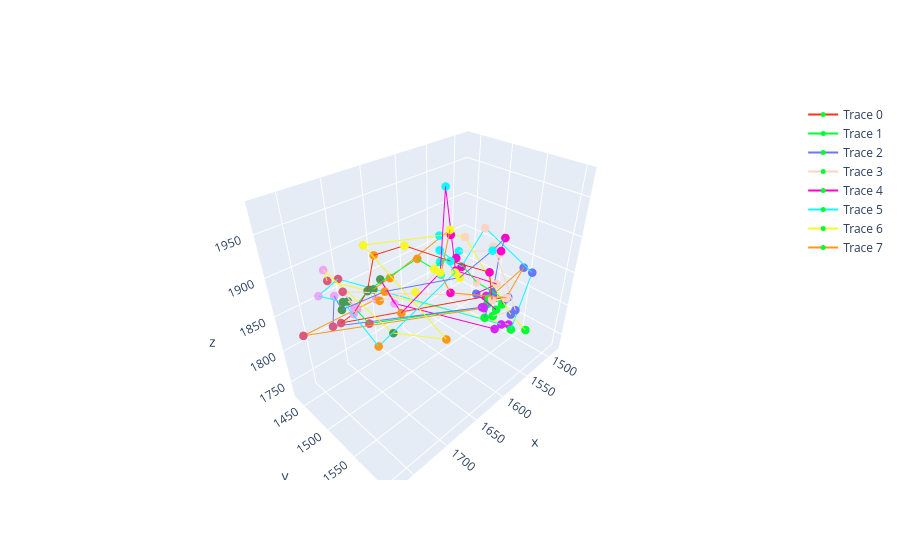

Here is the notebook cell this chart was saved with:
### Markdown cell above
We can visualize these individually as before. To visualize pairs in the identified grouping, we can look up the index in the pairs analysis and plot these using the paired plotting function as well. Note that for lookups in the pairs dataframe the lower index is always idx1, the higher idx2.

### Code cell
aligned_all_gpa=tr.run_gpa_all_clusters(traces_long, cluster_df, 3)
tr.plot_multi_points(aligned_all_gpa)

### Figure 1 — Plotly figure (JSON) as saved in the notebook; plotly's stock layout.template omitted (floating-point values rounded to 4 significant figures)
{"data": [{"line": {"color": "#FD3216", "width": 2}, "marker": {"color": ["#00FE35", "#6A76FC", "#FED4C4", "#FE00CE", "#0DF9FF", "#F6F926", "#FF9616", "#479B55", "#EEA6FB", "#DC587D", "#D626FF"], "size": 5}, "mode": "markers+lines", "name": "Trace 0", "opacity": 1, "type": "scatter3d", "x": [1522.0, 1553.0, 1591.0, 1599.0, 1639.0, 1681.0, 1706.0, 1707.0, 1718.0, 1715.0, 1542.0], "y": [1542.0, 1571.0, 1575.0, 1574.0, 1554.0, 1532.0, 1515.0, 1500.0, 1485.0, 1453.0, 1540.0], "z": [1790.0, 1833.0, 1850.0, 1891.0, 1913.0, 1940.0, 1932.0, 1883.0, 1851.0, 1818.0, 1814.0]}, {"line": {"color": "#00FE35", "width": 2}, "marker": {"color": ["#00FE35", "#6A76FC", "#FED4C4", "#FE00CE", "#0DF9FF", "#F6F926", "#FF9616", "#479B55", "#EEA6FB", "#DC587D", "#D626FF"], "size": 5}, "mode": "markers+lines", "name": "Trace 1", "opacity": 1, "type": "scatter3d", "x": [1539.0, 1563.0, 1610.0, 1629.0, 1643.0, 1669.0, 1665.0, 1693.0, 1716.0, 1698.0, 1550.0], "y": [1530.0, 1573.0, 1566.0, 1553.0, 1542.0, 1560.0, 1532.0, 1483.0, 1485.0, 1484.0, 1533.0], "z": [1793.0, 1835.0, 1880.0, 1913.0, 1909.0, 1920.0, 1918.0, 1869.0, 1858.0, 1825.0, 1795.0]}, {"line": {"color": "#6A76FC", "width": 2}, "marker": {"color": ["#00FE35", "#6A76FC", "#FED4C4", "#FE00CE", "#0DF9FF", "#F6F926", "#FF9616", "#479B55", "#EEA6FB", "#DC587D", "#D626FF"], "size": 5}, "mode": "markers+lines", "name": "Trace 2", "opacity": 1, "type": "scatter3d", "x": [1564.0, 1557.0, 1560.0, 1585.0, 1623.0, 1653.0, 1694.0, 1726.0, 1722.0, 1721.0, 1567.0], "y": [1546.0, 1551.0, 1558.0, 1580.0, 1594.0, 1580.0, 1513.0, 1475.0, 1457.0, 1443.0, 1543.0], "z": [1793.0, 1832.0, 1891.0, 1929.0, 1936.0, 1912.0, 1883.0, 1855.0, 1863.0, 1810.0, 1810.0]}, {"line": {"color": "#FED4C4", "width": 2}, "marker": {"color": ["#00FE35", "#6A76FC", "#FED4C4", "#FE00CE", "#0DF9FF", "#F6F926", "#FF9616", "#479B55", "#EEA6FB", "#DC587D", "#D626FF"], "size": 5}, "mode": "markers+lines", "name": "Trace 3", "opacity": 1, "type": "scatter3d", "x": [1550.0, 1565.0, 1574.0, 1601.0, 1624.0, 1673.0, 1688.0, 1709.0, 1709.0, 1735.0, 1545.0], "y": [1549.0, 1591.0, 1558.0, 1588.0, 1552.0, 1537.0, 1495.0, 1463.0, 1480.0, 1498.0, 1531.0], "z": [1789.0, 1830.0, 1906.0, 1924.0, 1918.0, 1883.0, 1858.0, 1851.0, 1850.0, 1895.0, 1810.0]}, {"line": {"color": "#FE00CE", "width": 2}, "marker": {"color": ["#00FE35", "#6A76FC", "#FED4C4", "#FE00CE", "#0DF9FF", "#F6F926", "#FF9616", "#479B55", "#EEA6FB", "#D626FF"], "size": 5}, "mode": "markers+lines", "name": "Trace 4", "opacity": 1, "type": "scatter3d", "x": [1527.0, 1595.0, 1581.0, 1627.0, 1613.0, 1694.0, 1717.0, 1678.0, 1659.0, 1550.0], "y": [1536.0, 1555.0, 1572.0, 1551.0, 1521.0, 1593.0, 1565.0, 1486.0, 1484.0, 1553.0], "z": [1780.0, 1850.0, 1866.0, 1895.0, 1977.0, 1942.0, 1896.0, 1877.0, 1833.0, 1770.0]}, {"line": {"color": "#0DF9FF", "width": 2}, "marker": {"color": ["#00FE35", "#6A76FC", "#FED4C4", "#FE00CE", "#0DF9FF", "#F6F926", "#FF9616", "#479B55", "#EEA6FB", "#DC587D", "#D626FF"], "size": 5}, "mode": "markers+lines", "name": "Trace 5", "opacity": 1, "type": "scatter3d", "x": [1537.0, 1522.0, 1573.0, 1602.0, 1650.0, 1643.0, 1731.0, 1741.0, 1741.0, 1701.0, 1531.0], "y": [1570.0, 1580.0, 1544.0, 1537.0, 1549.0, 1565.0, 1545.0, 1506.0, 1459.0, 1436.0, 1550.0], "z": [1771.0, 1858.0, 1924.0, 1882.0, 1929.0, 1907.0, 1850.0, 1890.0, 1873.0, 1865.0, 1765.0]}, {"line": {"color": "#F6F926", "width": 2}, "marker": {"color": ["#00FE35", "#6A76FC", "#FED4C4", "#FE00CE", "#0DF9FF", "#F6F926", "#FF9616", "#479B55", "#EEA6FB", "#DC587D", "#D626FF"], "size": 5}, "mode": "markers+lines", "name": "Trace 6", "opacity": 1, "type": "scatter3d", "x": [1484.0, 1568.0, 1613.0, 1624.0, 1633.0, 1726.0, 1698.0, 1701.0, 1717.0, 1716.0, 1494.0], "y": [1560.0, 1587.0, 1549.0, 1540.0, 1531.0, 1528.0, 1606.0, 1531.0, 1434.0, 1437.0, 1538.0], "z": [1733.0, 1823.0, 1930.0, 1933.0, 1932.0, 1956.0, 1877.0, 1841.0, 1883.0, 1870.0, 1736.0]}, {"line": {"color": "#FF9616", "width": 2}, "marker": {"color": ["#00FE35", "#6A76FC", "#FED4C4", "#FE00CE", "#0DF9FF", "#F6F926", "#FF9616", "#479B55", "#EEA6FB", "#DC587D", "#D626FF"], "size": 5}, "mode": "markers+lines", "name": "Trace 7", "opacity": 1, "type": "scatter3d", "x": [1552.0, 1526.0, 1584.0, 1647.0, 1665.0, 1623.0, 1676.0, 1691.0, 1683.0, 1772.0, 1554.0], "y": [1541.0, 1570.0, 1589.0, 1562.0, 1566.0, 1537.0, 1500.0, 1489.0, 1481.0, 1469.0, 1536.0], "z": [1814.0, 1862.0, 1857.0, 1882.0, 1915.0, 1937.0, 1885.0, 1872.0, 1850.0, 1843.0, 1798.0]}], "layout": {}}
